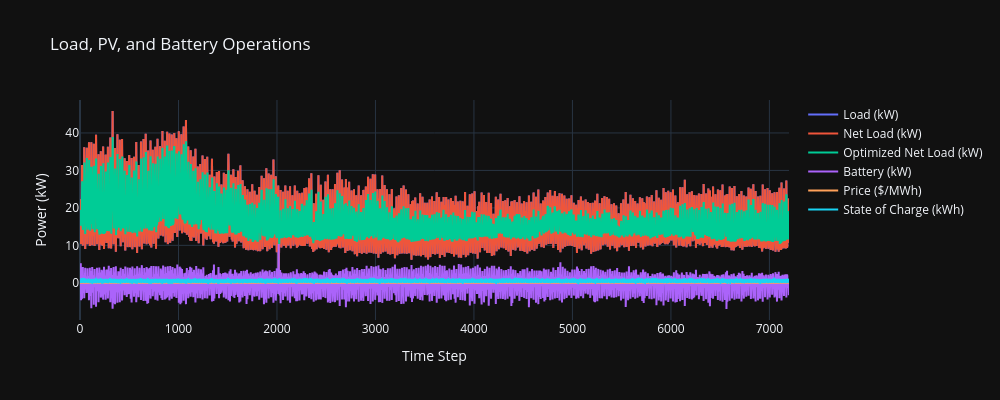
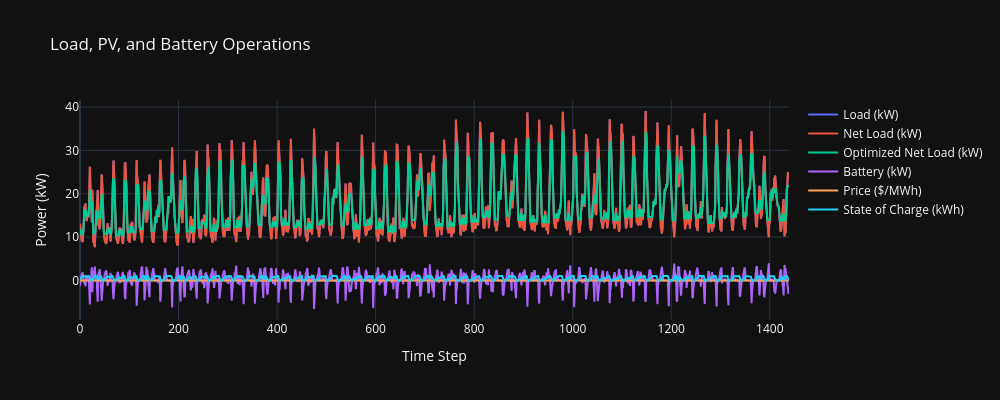

Source (notebook cell) for these figures, in order:
### Code cell
import plotly.graph_objects as go

specs = {'c_bat_E_kwh': 10.0,
         'energy_ratio': 2.0,
         'eta_ch': 0.95,
         'eta_dis': 0.95,
         'soc_min':0,
         'soc_max':1,
         'soc_start':0.5}

# plot results in terms of battery power and SOC
n_tr = 300*24  # Use a multiple of 24 for full days
n_te = 60*24
for i in [3]:
    x_pv = 1
    e_ratio = 1
    E_max = specs['c_bat_E_kwh']
    P_max = E_max * specs['energy_ratio']

    PV_base_tr = np.maximum(0, np.sin(np.pi*(np.arange(n_tr)/12 - 0.5)))*0
    L_tr = data.iloc[:n_tr, i].values/np.std(data.iloc[:n_tr, 0])  # Load and PV generation data
    res_tr = optimize_peak_shaving(
        p_load=L_tr,
        p_pv=PV_base_tr,
        eta_ch=specs['eta_ch'],
        eta_dis=specs['eta_dis'],
        E_max=E_max,
        P_max=P_max)

    price = np.zeros(len(L_tr))
    p_opt_tr = L_tr - PV_base_tr + res_tr['p_batt']
    df_tr = pd.DataFrame({'p_b':res_tr['p_batt'],
                           'E':res_tr['E'],
                           'p_load':L_tr})


    df_tr['p_load-1'] = df_tr['p_load'].shift(-1)
    #df_tr['p_mean_day'] = df_tr['p_load'].rolling(window=24, min_periods=1).mean().shift(-1)
    #df_tr['p_mean_day+'] = df_tr['p_load'].abs().rolling(window=24, min_periods=1).mean().shift(-1)
    # quantile 0.9 and 0.1
    df_tr['p_q_day+'] = df_tr['p_load'].rolling(window=24*2, min_periods=1).quantile(0.9)
    df_tr['p_q_day-'] = df_tr['p_load'].rolling(window=24*2, min_periods=1).quantile(0.1)
    #df_tr['q_inv'] = rolling_inverted_quantile(df_tr['p_load'], window=24*2, energy_trigger=specs['c_bat_E_kwh'], dt_hours=1.0)
    df_tr['E_-1'] = df_tr['E'].shift(-1)

    fig = plot_results(x_pv, E_max, res_tr['p_batt'], res_tr['E']/100, PV_base_tr, L_tr, price)
    fig.show()

    df_tr = df_tr.ffill().bfill()
    x_tr = df_tr.drop(columns=['p_b', 'E'])

    model = LGBMRegressor()
    model.fit(x_tr, res_tr['p_batt'])

    PV_base_te = np.maximum(0, np.sin(np.pi*(np.arange(n_te)/12 - 0.5)))*0
    L_te = data.iloc[n_tr:n_tr+n_te, i].values/np.std(data.iloc[:n_tr, 0])  # Load and PV generation data
    res_te = optimize_peak_shaving(
        p_load=L_te,
        p_pv=PV_base_te,
        eta_ch=0.95,
        eta_dis=0.95,
        E_max=E_max,
        P_max=P_max)
    # print objective
    print("Objective : {:0.2e}".format(res_te['objective']))

    price = np.zeros(len(L_te))
    p_opt_te = L_te - PV_base_te + res_te['p_batt']


    df_te = pd.DataFrame({'p_b':res_te['p_batt'],
                           'E':res_te['E'],
                           'p_load':L_te})

    df_te['p_load-1'] = df_te['p_load'].shift(-1)
    #df_te['p_mean_day'] = df_te['p_load'].rolling(window=24, min_periods=1).mean().shift(-1)
    #df_te['p_mean_day+'] = df_te['p_load'].abs().rolling(window=24, min_periods=1).mean().shift(-1)
    df_te['p_q_day+'] = df_te['p_load'].rolling(window=24*2, min_periods=1).quantile(0.9)
    df_te['p_q_day-'] = df_te['p_load'].rolling(window=24*2, min_periods=1).quantile(0.1)
    #df_te['q_inv'] = rolling_inverted_quantile(df_te['p_load'], window=24*2, energy_trigger=specs['c_bat_E_kwh'], dt_hours=1.0)
    df_te['E_-1'] = df_te['E'].shift(-1)

    fig = plot_results(x_pv, E_max, res_te['p_batt'], res_te['E']/100, PV_base_te, L_te, price)
    fig.show()

    df_te = df_te.ffill().bfill()
    x_te = df_te.drop(columns=['p_b', 'E'])



    p_b_pred = model.predict(x_te)

    model.fit(x_tr, p_opt_tr)
    p_opt_pred = model.predict(x_te)

    fig, ax = plt.subplots(1, 3, figsize=(15, 4))
    ax[0].scatter(df_te['p_load'], res_te['p_batt'], s=5)
    ax[0].scatter(df_te['p_q_day+'], res_te['p_batt'], s=5)
    ax[0].set_xlabel('p_load')
    ax[1].scatter(df_te['E_-1'], res_te['p_batt'], s=5)
    ax[1].set_xlabel('E-1')
    ax[2].scatter(p_b_pred, res_te['p_batt'], s=5)
    ax[2].scatter(p_opt_pred, p_opt_te, s=5)
    plt.show()

### Figure 1 — Plotly figure (JSON) as saved in the notebook; plotly's stock layout.template omitted (floating-point values rounded to 4 significant figures; data arrays with more than 128 entries replaced by an {"elided": "..."} marker saying what was removed)
{"data": [{"mode": "lines", "name": "Load (kW)", "x": {"elided": "7200 int values"}, "y": {"elided": "7200 float values"}, "type": "scatter"}, {"mode": "lines", "name": "Net Load (kW)", "x": {"elided": "7200 int values"}, "y": {"elided": "7200 float values"}, "type": "scatter"}, {"mode": "lines", "name": "Optimized Net Load (kW)", "x": {"elided": "7200 int values"}, "y": {"elided": "7200 float values"}, "type": "scatter"}, {"mode": "lines", "name": "Battery (kW)", "x": {"elided": "7200 int values"}, "y": {"elided": "7200 float values"}, "type": "scatter"}, {"mode": "lines", "name": "Price ($/MWh)", "x": {"elided": "7200 int values"}, "y": {"elided": "7200 float values"}, "type": "scatter"}, {"mode": "lines", "name": "State of Charge (kWh)", "x": {"elided": "7200 int values"}, "y": {"elided": "7200 float values"}, "type": "scatter"}], "layout": {"title": {"text": "Load, PV, and Battery Operations"}, "xaxis": {"title": {"text": "Time Step"}}, "yaxis": {"title": {"text": "Power (kW)"}}, "hovermode": "x unified", "width": 1000, "height": 400}}

### Figure 2 — Plotly figure (JSON) as saved in the notebook; plotly's stock layout.template omitted (floating-point values rounded to 4 significant figures; data arrays with more than 128 entries replaced by an {"elided": "..."} marker saying what was removed)
{"data": [{"mode": "lines", "name": "Load (kW)", "x": {"elided": "1440 int values"}, "y": {"elided": "1440 float values"}, "type": "scatter"}, {"mode": "lines", "name": "Net Load (kW)", "x": {"elided": "1440 int values"}, "y": {"elided": "1440 float values"}, "type": "scatter"}, {"mode": "lines", "name": "Optimized Net Load (kW)", "x": {"elided": "1440 int values"}, "y": {"elided": "1440 float values"}, "type": "scatter"}, {"mode": "lines", "name": "Battery (kW)", "x": {"elided": "1440 int values"}, "y": {"elided": "1440 float values"}, "type": "scatter"}, {"mode": "lines", "name": "Price ($/MWh)", "x": {"elided": "1440 int values"}, "y": {"elided": "1440 float values"}, "type": "scatter"}, {"mode": "lines", "name": "State of Charge (kWh)", "x": {"elided": "1440 int values"}, "y": {"elided": "1440 float values"}, "type": "scatter"}], "layout": {"title": {"text": "Load, PV, and Battery Operations"}, "xaxis": {"title": {"text": "Time Step"}}, "yaxis": {"title": {"text": "Power (kW)"}}, "hovermode": "x unified", "width": 1000, "height": 400}}
